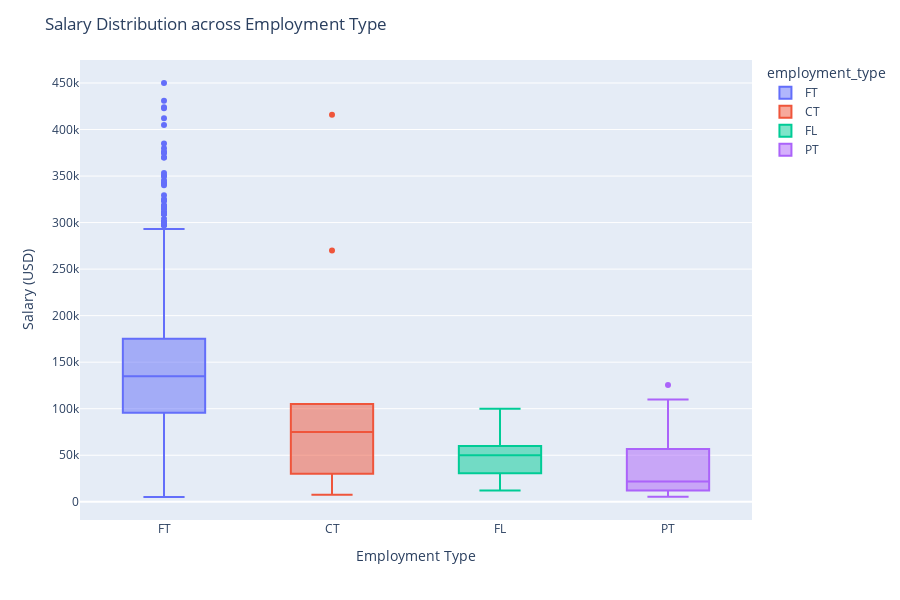

Write notebook code for a chart like this one.
### Code cell
# Create a box plot examining salary across employment type
fig3 = px.box(
    data_frame = df, 
    x = 'employment_type', 
    y = 'salary_in_usd', 
    color = 'employment_type', 
    height = 600, 
)

# Update layout
fig3.update_layout(
    title = "Salary Distribution across Employment Type",
    xaxis_title = "Employment Type",
    yaxis_title = "Salary (USD)"
)

# Show the box plot
fig3.show()

### Figure 1 — Plotly figure (JSON) as saved in the notebook; plotly's stock layout.template omitted (floating-point values rounded to 4 significant figures; data arrays with more than 128 entries replaced by an {"elided": "..."} marker saying what was removed)
{"data": [{"alignmentgroup": "True", "hovertemplate": "employment_type=%{x}<br>salary_in_usd=%{y}<extra></extra>", "legendgroup": "FT", "marker": {"color": "#636efa"}, "name": "FT", "notched": false, "offsetgroup": "FT", "orientation": "v", "showlegend": true, "type": "box", "x": {"elided": "3718 str values"}, "x0": " ", "xaxis": "x", "y": {"elided": "3718 int values"}, "y0": " ", "yaxis": "y"}, {"alignmentgroup": "True", "hovertemplate": "employment_type=%{x}<br>salary_in_usd=%{y}<extra></extra>", "legendgroup": "CT", "marker": {"color": "#EF553B"}, "name": "CT", "notched": false, "offsetgroup": "CT", "orientation": "v", "showlegend": true, "type": "box", "x": ["CT", "CT", "CT", "CT", "CT", "CT", "CT", "CT", "CT", "CT"], "x0": " ", "xaxis": "x", "y": [30000, 25500, 90000, 60000, 7500, 30469, 270000, 105000, 416000, 100000], "y0": " ", "yaxis": "y"}, {"alignmentgroup": "True", "hovertemplate": "employment_type=%{x}<br>salary_in_usd=%{y}<extra></extra>", "legendgroup": "FL", "marker": {"color": "#00cc96"}, "name": "FL", "notched": false, "offsetgroup": "FL", "orientation": "v", "showlegend": true, "type": "box", "x": ["FL", "FL", "FL", "FL", "FL", "FL", "FL", "FL", "FL", "FL"], "x0": " ", "xaxis": "x", "y": [50000, 50000, 50000, 100000, 45555, 30523, 100000, 20000, 12000, 60000], "y0": " ", "yaxis": "y"}, {"alignmentgroup": "True", "hovertemplate": "employment_type=%{x}<br>salary_in_usd=%{y}<extra></extra>", "legendgroup": "PT", "marker": {"color": "#ab63fa"}, "name": "PT", "notched": false, "offsetgroup": "PT", "orientation": "v", "showlegend": true, "type": "box", "x": ["PT", "PT", "PT", "PT", "PT", "PT", "PT", "PT", "PT", "PT", "PT", "PT", "PT", "PT", "PT", "PT", "PT"], "x0": " ", "xaxis": "x", "y": [34320, 17779, 25216, 12000, 125404, 19073, 110000, 52533, 100000, 10354, 12000, 5409, 15966, 69741, 28609, 21669, 12000], "y0": " ", "yaxis": "y"}], "layout": {"boxmode": "overlay", "height": 600, "legend": {"title": {"text": "employment_type"}, "tracegroupgap": 0}, "margin": {"t": 60}, "title": {"text": "Salary Distribution across Employment Type"}, "xaxis": {"anchor": "y", "categoryarray": ["FT", "CT", "FL", "PT"], "categoryorder": "array", "domain": [0, 1], "title": {"text": "Employment Type"}}, "yaxis": {"anchor": "x", "domain": [0, 1], "title": {"text": "Salary (USD)"}}}}
